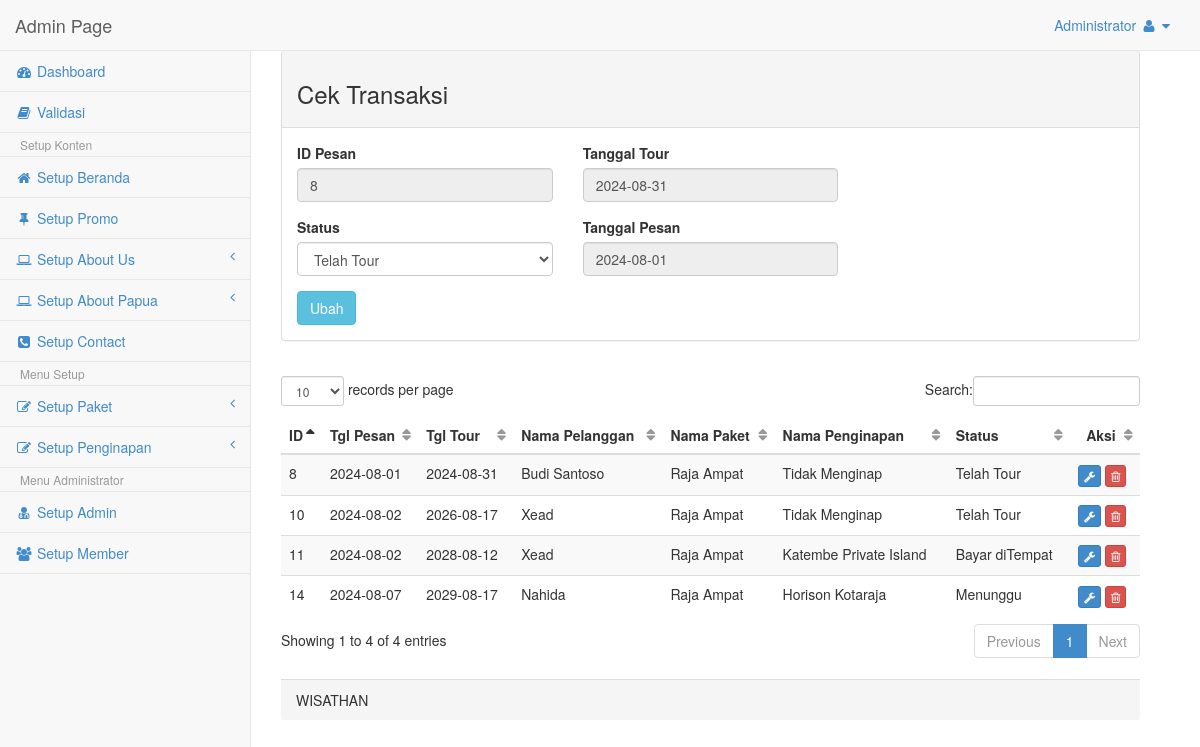
Screenshot of /Admin/cekTransaksi.php?id=8 (signed in) with the database file from the repository.
### tables this page shows
CREATE TABLE `tbl_pesan` (
  `id_pesan` int NOT NULL,
  `id_user` int NOT NULL,
  `id_paket` int NOT NULL,
  `id_hotel` int NOT NULL,
  `tgl_pesan` date NOT NULL,
  `tgl_tour` date NOT NULL,
  `status` char(2) NOT NULL DEFAULT 'S1'
);

CREATE TABLE `tbl_user` (
  `id_user` int NOT NULL,
  `nama_user` varchar(30) NOT NULL,
  `email_user` varchar(50) NOT NULL,
  `tipe_id` varchar(50) DEFAULT NULL,
  `no_id` varchar(30) DEFAULT NULL,
  `no_hp` varchar(14) DEFAULT NULL,
  `no_rek` varchar(50) DEFAULT NULL,
  `nama_rek` varchar(50) DEFAULT NULL,
  `username` varchar(30) NOT NULL,
  `password` varchar(12) NOT NULL,
  `tgl_lahir` varchar(30) DEFAULT NULL,
  `jekel` varchar(1) NOT NULL,
  `alamat` text
);

CREATE TABLE `tbl_paket` (
  `id_paket` int NOT NULL,
  `id_kategori` int NOT NULL,
  `nama_paket` varchar(50) NOT NULL,
  `harga_paket` int NOT NULL,
  `ket_paket` text NOT NULL
);

CREATE TABLE `tbl_hotel` (
  `id_hotel` int NOT NULL,
  `kd_daerah` varchar(6) NOT NULL,
  `hotel` varchar(100) NOT NULL,
  `bintang` tinyint(1) NOT NULL,
  `harga` int NOT NULL,
  `ket_hotel` text NOT NULL
);

### Admin/cekTransaksi.php (the view, shortened to what this page needs)
<?php session_start();
if(isset($_SESSION['user_admin'])){
	include "../config/koneksi.php";
	$level		=$_SESSION['level'];
?>
<!DOCTYPE html>
<html>
<head>
    <link href="css/bootstrap.min.css" rel="stylesheet">
    <link href="font-awesome/css/font-awesome.css" rel="stylesheet">
    <link href="css/plugins/dataTables/dataTables.bootstrap.css" rel="stylesheet">
    <link href="css/sb-admin.css" rel="stylesheet">
</head>
<body>
    <div id="wrapper">
       	<?php
			if($level=='admin'){
				include"nav.php";
			}else if($level=='operator'){
				include"nav_operator.php";
			}else{
				echo "Anda tidak punya hak access!! Hayoo!! sapa Loe??";
			}
		?>
        <div id="page-wrapper">
            <div class="row col-lg-12">
                <div class="panel panel-default">
                    <div class="panel-heading"><h3>Cek Transaksi</h3></div>
                    <div class="panel-body">
                        <form name="cekTransaksi" action="cekTransaksi.php" method="post" enctype="multipart/form-data">
                        <?php
                            if (isset($_GET['id'])) {
                                $comot_id = mysqli_query($kon, "SELECT * FROM tbl_pesan WHERE id_pesan=" . $_GET['id']);
                                if ($comot_id && mysqli_num_rows($comot_id) > 0) {
                                    $ngisi = mysqli_fetch_array($comot_id);
                                }
                            }
                        ?>
                        <fieldset>
                        	<div class="row">
                            <div class="col-lg-4">
                                <div class="form-group">
                                    <label>ID Pesan</label>
                                    <input class="form-control" name="id" type="text" value="<?php echo $ngisi['id_pesan']; ?>" readonly>
                                </div>
                                <div class="form-group">
                                    <label>Status</label>
                                    <select class="form-control" name="status">
                                    	<?php
                                        for($i=0; $i<=4; $i++){
											if($i==1){
												$value="S1";
												$salue="Menunggu";
											}else if($i==2){
												$value="S2";
												$salue="Lunas";
											}else if($i==3){
												$value="S3";
												$salue="Bayar diTempat";
											}else if($i==4){
												$value="S4";
												$salue="Telah Tour";
											}else{
												$value="";
												$salue="-- Pilih --";
											}
											if($ngisi['status']==$value){
												$sel= "selected";
											}else{
												$sel= "";
											}
											echo "<option value='$value' $sel>$salue</option>";
										}
										?>
                                    </select>
                                </div>
                            </div>
                            <div class="col-lg-4">
                                <div class="form-group">
                                    <label>Tanggal Tour</label>
                                    <input class="form-control" name="tgl_tour" type="text" value="<?php echo $ngisi['tgl_tour']; ?>" readonly>
                                </div>
                                <div class="form-group">
                                    <label>Tanggal Pesan</label>
                                    <input class="form-control" name="tgl_tour" type="text" value="<?php echo $ngisi['tgl_pesan']; ?>" readonly>
                                </div>
                       		</div>
                            </div>
                                <?php
                                    if (isset($_GET['id'])){
                                ?>
                                <input name="Edit" type="submit" value="Ubah" class="btn btn-info" data-hint="Klik untuk Edit Post">
                                </div>
                                <?php
                                    }else{
                                ?>
                                <input name="Edit" type="submit" value="Ubah" class="btn" disabled>
                                </div>
                                <?php
                                    }
                                ?>
                    </div>
                    <div class="panel-body">
                        <div class="row col-lg-13">
                        	<div class="table-responsive">
                        	<table class="table table-hover table-striped" id="dataTables-transaksi">
                                <thead>
                                    <tr>
                                        <th class="text-left">ID</th>
                                        <th class="text-left">Tgl Pesan</th>
                                        <th class="text-left">Tgl Tour</th>
                                        <th class="text-left">Nama Pelanggan</th>
                                        <th class="text-left">Nama Paket</th>
                                        <th class="text-left">Nama Penginapan</th>
                                        <th class="text-left">Status</th>
                                        <th class="text-center">Aksi</th>
                                    </tr>
                                </thead>
                                <tbody>
                                <?php
                                    $comot=mysqli_query($kon,"SELECT * FROM tbl_pesan, tbl_paket, tbl_hotel, tbl_user WHERE
														tbl_pesan.id_user=tbl_user.id_user AND tbl_pesan.id_paket=tbl_paket.id_paket AND
														tbl_pesan.id_hotel=tbl_hotel.id_hotel");
                                    while($isi_tbl=mysqli_fetch_array($comot))
                                    {
									$total_harga	=$isi_tbl['harga_paket']+$isi_tbl['harga'];
									$now= date("Y-m-d");
                                ?>
                                    <tr>
                                        <td><?php echo $isi_tbl['id_pesan'] ?></td>
                                        <td><?php echo $isi_tbl['tgl_pesan']; ?></td>
                                        <td><?php
										if($isi_tbl['tgl_tour']<$now){
											$txtS="Kadaluarsa!!";
											echo "<div class='tooltip-demo'><span data-toggle='tooltip' data-placement='top' title='".$txtS."'><div class='text-danger'><i class='fa fa-warning'></i>&nbsp".$isi_tbl['tgl_tour']."</div></span></div>";
										}else{
											echo $isi_tbl['tgl_tour'];
										}?></td>
                                        <td><?php echo $isi_tbl['nama_user']; ?></td>
                                        <td><div class="tooltip-demo"><span data-toggle="tooltip" data-placement="top"
											title="<?php echo $isi_tbl['harga_paket']; ?> IDR">
											<?php echo $isi_tbl['nama_paket']; ?></span></div>
										</td>
                                        <td><div class="tooltip-demo"><span data-toggle="tooltip" data-placement="top"
											title="<?php echo $isi_tbl['harga']; ?> IDR">
											<?php echo $isi_tbl['hotel']; ?></span></div>
										</td>
                                        <td><div class="tooltip-demo"><span data-toggle="tooltip" data-placement="top"
											title="Total Harga <?php echo $total_harga; ?> IDR">
											<?php
                                        	if($isi_tbl['status']=='S1'){
												$stat="Menunggu";
											}else if($isi_tbl['status']=='S2'){
												$stat="Lunas";
											}else if($isi_tbl['status']=='S3'){
												$stat="Bayar diTempat";
											}else if($isi_tbl['status']=='S4'){
												$stat="Telah Tour";
											}else{
												$stat="";
											}
											echo $stat;
											?></span></div>
										</td>
                                        <td>
										<div class="tooltip-demo">
                                        	<a href="cekTransaksi.php?id=<?php echo $isi_tbl[0]; ?>"><button type="button" class="btn btn-xs btn-primary" data-toggle="tooltip" data-placement="top" title="Edit Transaksi"><i class="fa fa-wrench"></i></button></a>
                                            <a href="delTransaksi.php?id=<?php echo $isi_tbl[0]; ?>"><button type="button" class="btn btn-xs btn-danger"data-toggle="tooltip" data-placement="top" title="Delete Transaksi"><i class="fa fa-trash-o"></i></button></a>
                                   		</div>
                                        </td>
                                    </tr>
                                <?php
                                    }
                                ?>
                                </tbody>
                            </table>
                            </div>
                        </div>
					</div>
                    <div class="panel-footer">WISATHAN</div>
                </div>
			</div>
        </div>
</body>
</html>
<?php
}else{
	session_destroy();
	header('Location:index.php?status=Silahkan Login');
}
?>

### Admin/nav.php (shortened to what this page needs)
<?php
	include "../config/koneksi.php";
	$username=$_SESSION['user_admin'];
	$comot_admin=mysqli_query($kon,"select nama from tbl_admin where user_admin='$username'");
	$ngisi_admin=mysqli_fetch_array($comot_admin);
?>
<nav class="navbar navbar-default navbar-fixed-top" role="navigation" style="margin-bottom: 0">
    <div class="navbar-header">
        <a class="navbar-brand" href="home.php">Admin Page</a>
    </div>
    <ul class="nav navbar-top-links navbar-right">
        <li class="dropdown">
            <a class="dropdown-toggle" data-toggle="dropdown" href="#"><?php echo $ngisi_admin['nama']; ?>
                <i class="fa fa-user fa-fw"></i>  <i class="fa fa-caret-down"></i>
            </a>
        </li>
    </ul>
    <div class="navbar-default navbar-static-side" role="navigation">
        <div class="sidebar-collapse">
            <ul class="nav" id="side-menu">
                <li><a href="home.php"><i class="fa fa-dashboard fa-fw"></i> Dashboard</a></li>
                <li><a href="cekTransaksi.php"><i class="fa fa-book fa-fw"></i> Validasi</a>
                <li class="dropdown-header">Setup Konten</li>
                <li><a href="setupBeranda.php"><i class="fa fa-home fa-fw"></i> Setup Beranda</a>
                <li><a href="setupSlider.php"><i class="fa fa-thumb-tack fa-fw"></i> Setup Promo</a>
                <li>
                    <a href="#"><i class="fa fa-laptop fa-fw"></i> Setup About Us<span class="fa arrow"></span></a>
                </li>
                <li>
                    <a href="#"><i class="fa fa-laptop fa-fw"></i> Setup About Papua<span class="fa arrow"></span></a>
                </li>
                <li><a href="setupContact.php"><i class="fa fa-phone-square fa-fw"></i> Setup Contact</a>
                <li class="dropdown-header">Menu Setup</li>
                <li>
                    <a href="#"><i class="fa fa-edit fa-fw"></i> Setup Paket<span class="fa arrow"></span></a>
                </li>
                <li>
                    <a href="#"><i class="fa fa-edit fa-fw"></i> Setup Penginapan<span class="fa arrow"></span></a>
                </li>
                <li class="dropdown-header">Menu Administrator</li>
                <li><a href="setupAdmin.php"><i class="fa fa-user-md fa-fw"></i> Setup Admin</a>
                <li><a href="setupMember.php"><i class="fa fa-users fa-fw"></i> Setup Member</a>
            </ul>
        </div>
    </div>
</nav>

### Admin/css/sb-admin.css (style rules this page uses)
body { background-color: #f8f8f8; padding-top: 100px; }
@media (min-width:768px) { body { padding-top: 50px; } }
#wrapper { width: 100%; }
#page-wrapper { padding: 0 15px; min-height: 568px; background-color: #fff; }
@media (min-width:768px) { #page-wrapper { position: inherit; margin: 0 0 0 250px; padding: 0 30px; min-height: 1300px; border-left: 1px solid #e7e7e7; } }
.navbar-static-side ul li { border-bottom: 1px solid #e7e7e7; }
.navbar-top-links li { display: inline-block; }
.navbar-top-links li:last-child { margin-right: 15px; }
.navbar-top-links li a { padding: 15px; min-height: 50px; }
.arrow { float: right; }
.fa.arrow:before { content: "\f104"; }
@media (min-width:768px) { .navbar-static-side { z-index: 1; position: absolute; width: 250px; margin-top: 51px; } }
table.dataTable thead .sorting, table.dataTable thead .sorting_asc, table.dataTable thead .sorting_desc, table.dataTable thead .sorting_asc_disabled, table.dataTable thead .sorting_desc_disabled { background: transparent; }
table.dataTable thead .sorting_asc:after { content: "\f0de"; float: right; font-family: fontawesome; }
table.dataTable thead .sorting:after { content: "\f0dc"; float: right; font-family: fontawesome; color: rgba(50,50,50,.5); }

### rows the page displays
tbl_pesan: id "8", tgl_tour "2024-08-31", tgl_tour "2024-08-01", id_pesan "8", tgl_pesan "2024-08-01", id_user.nama_user "Budi Santoso", id_paket.nama_paket "Raja Ampat", id_hotel.hotel "Tidak Menginap", status "Telah Tour"
tbl_pesan: id_pesan "10", tgl_pesan "2024-08-02", tgl_tour "2026-08-17", id_user.nama_user "Xead", id_paket.nama_paket "Raja Ampat", id_hotel.hotel "Tidak Menginap", status "Telah Tour"
tbl_pesan: id_pesan "11", tgl_pesan "2024-08-02", tgl_tour "2028-08-12", id_user.nama_user "Xead", id_paket.nama_paket "Raja Ampat", id_hotel.hotel "Katembe Private Island", status "Bayar diTempat"
tbl_pesan: id_pesan "14", tgl_pesan "2024-08-07", tgl_tour "2029-08-17", id_user.nama_user "Nahida", id_paket.nama_paket "Raja Ampat", id_hotel.hotel "Horison Kotaraja", status "Menunggu"

### other values shown
$ngisi_admin['nama'] "Administrator"
form field status "Telah Tour"
